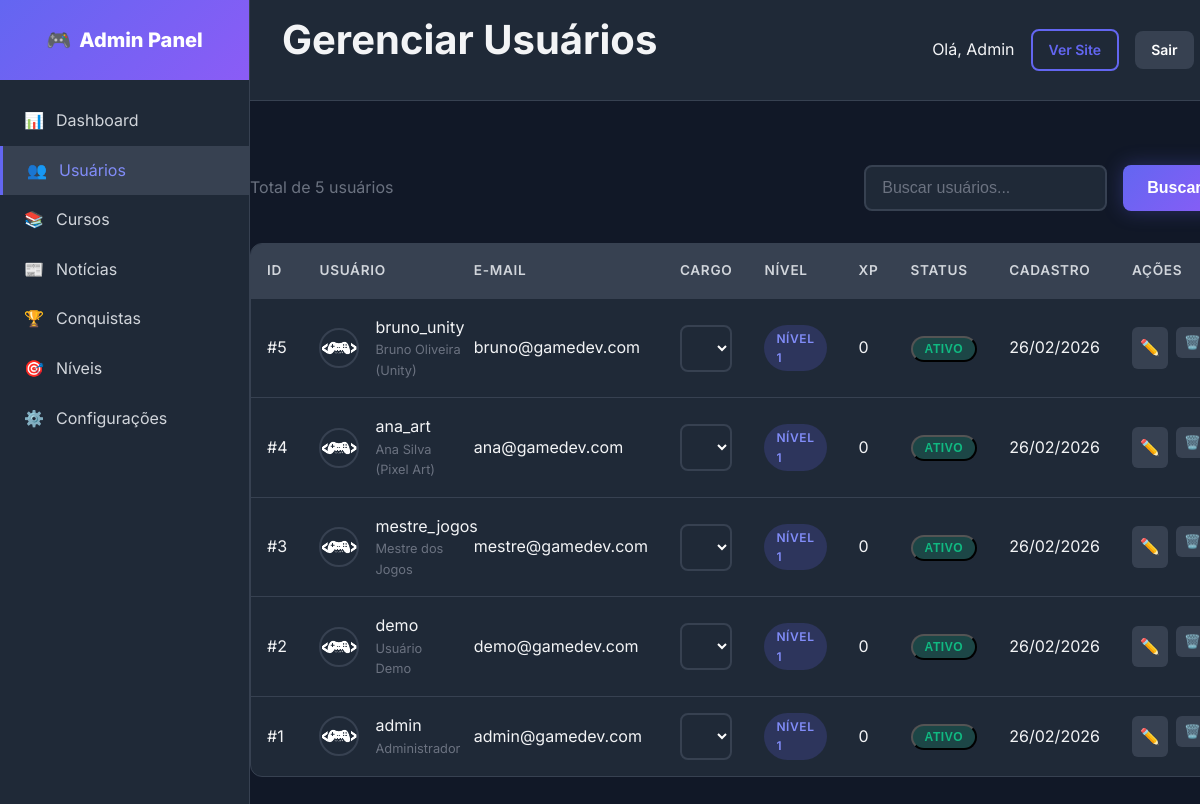
Screenshot of /admin/users/users.php (signed in) with the database file from the repository.
### tables this page shows
CREATE TABLE `users` (
    `id`                        INT UNSIGNED       NOT NULL AUTO_INCREMENT,
    `name`                      VARCHAR(100)       NOT NULL                          COMMENT 'Nome de exibição',
    `full_name`                 VARCHAR(200)       DEFAULT NULL                      COMMENT 'Nome completo',
    `first_name`                VARCHAR(100)       DEFAULT NULL                      COMMENT 'Primeiro nome',
    `last_name`                 VARCHAR(100)       DEFAULT NULL                      COMMENT 'Sobrenome',
    `username`                  VARCHAR(50)        NOT NULL                          COMMENT 'Username único',
    `email`                     VARCHAR(150)       NOT NULL                          COMMENT 'Email único para login',
    `password`                  VARCHAR(255)       NOT NULL                          COMMENT 'Hash bcrypt da senha',
    `role`                      ENUM('student','instructor','admin','super_admin')
                                                   NOT NULL DEFAULT 'student'        COMMENT 'Papel do usuário',
    `avatar`                    VARCHAR(500)       DEFAULT NULL                      COMMENT 'URL da foto de perfil',
    `bio`                       TEXT               DEFAULT NULL                      COMMENT 'Biografia',
    `phone`                     VARCHAR(20)        DEFAULT NULL                      COMMENT 'Telefone com DDD',
    `website`                   VARCHAR(255)       DEFAULT NULL                      COMMENT 'Site pessoal',
    `social_github`             VARCHAR(255)       DEFAULT NULL,
    `social_linkedin`           VARCHAR(255)       DEFAULT NULL,
    `social_twitter`            VARCHAR(255)       DEFAULT NULL,
    `social_youtube`            VARCHAR(255)       DEFAULT NULL,
    `specialization`            VARCHAR(255)       DEFAULT NULL                      COMMENT 'Área de especialização',
    `total_points`              INT UNSIGNED       NOT NULL DEFAULT 0                COMMENT 'Cache pontos gamificação',
    `xp_total`                  INT UNSIGNED       NOT NULL DEFAULT 0                COMMENT 'XP total do usuário',
    `coins`                     INT UNSIGNED       NOT NULL DEFAULT 0                COMMENT 'Moedas do usuário',
    `level`                     INT UNSIGNED       NOT NULL DEFAULT 1                COMMENT 'Nível atual do usuário',
    `streak_days`               INT UNSIGNED       NOT NULL DEFAULT 0                COMMENT 'Dias seguidos de atividade',
    `last_activity`             DATE               DEFAULT NULL                      COMMENT 'Data da última atividade',
    `email_verified_at`         TIMESTAMP          NULL DEFAULT NULL,
    `email_verification_token`  VARCHAR(100)       DEFAULT NULL,
    `password_reset_token`      VARCHAR(100)       DEFAULT NULL,
    `password_reset_expires`    TIMESTAMP          NULL DEFAULT NULL,
    `two_factor_secret`         VARCHAR(255)       DEFAULT NULL,
    `two_factor_enabled`        TINYINT(1)         NOT NULL DEFAULT 0,
    `last_login_at`             TIMESTAMP          NULL DEFAULT NULL,
    `last_login_ip`             VARCHAR(45)        DEFAULT NULL,
    `is_active`                 TINYINT(1)         NOT NULL DEFAULT 1,
    `status`                    ENUM('active','inactive','banned','pending')
                                                   NOT NULL DEFAULT 'active'        COMMENT 'Status do usuário',
    `preferences`               JSON               DEFAULT NULL,
    `created_at`                TIMESTAMP          NOT NULL DEFAULT CURRENT_TIMESTAMP,
    `updated_at`                TIMESTAMP          NOT NULL DEFAULT CURRENT_TIMESTAMP ON UPDATE CURRENT_TIMESTAMP,

    PRIMARY KEY (`id`),
    UNIQUE KEY `uk_users_email` (`email`),
    UNIQUE KEY `uk_users_username` (`username`),
    KEY `idx_users_role` (`role`),
    KEY `idx_users_active` (`is_active`),
    KEY `idx_users_status` (`status`),
    KEY `idx_users_created` (`created_at`),
    KEY `idx_users_points` (`total_points` DESC)
);

### includes/functions.php (called while the page is built, shortened)
<?php
if (!function_exists('url')) {
    function url(string $path = ''): string {
        $baseUrl = defined('BASE_URL') ? BASE_URL : 'http://localhost/gamedev-academy/';
        return rtrim($baseUrl, '/') . '/' . ltrim($path, '/');
    }
}
if (!function_exists('asset')) {
    function asset(string $path): string {
        $path = ltrim($path, '/');
        $protocol = (!empty($_SERVER['HTTPS']) && $_SERVER['HTTPS'] === 'on') ? 'https://' : 'http://';
        $host = $_SERVER['HTTP_HOST'] ?? 'localhost';
        $scriptName = $_SERVER['SCRIPT_NAME'];
        $pathParts = explode('/', trim($scriptName, '/'));
        $projectFolder = $pathParts[0] ?? '';
        if (!empty($projectFolder) && $projectFolder !== 'index.php') {
            return $protocol . $host . '/' . $projectFolder . '/assets/' . $path;
        }
        return $protocol . $host . '/assets/' . $path;
    }
}
if (!function_exists('escape')) {
    function escape(?string $string): string {
        return htmlspecialchars($string, ENT_QUOTES | ENT_HTML5, 'UTF-8');
    }
}
if (!function_exists('formatDate')) {
    function formatDate(?string $date, string $format = 'd/m/Y'): string {
        $timestamp = is_numeric($date) ? $date : strtotime($date);
        return date($format, $timestamp);
    }
}
if (!function_exists('getUserAvatar')) {
    function getUserAvatar(?string $avatar = null, string $username = '', int $size = 200): string {
        return asset('images/avatars/default.png');
    }
}
if (!function_exists('getAvatar')) {
    function getAvatar(?string $avatar = null, string $username = ''): string {
        return getUserAvatar($avatar, $username);
    }
}
?>

### classes/Database.php (called while the page is built, shortened)
<?php
class Database {
    private static $instance = null;
    private $pdo;
    private function __construct() {
        try {
            $dsn = "mysql:host=" . DB_HOST . ";dbname=" . DB_NAME . ";charset=" . DB_CHARSET;
            $options = [
                PDO::ATTR_ERRMODE => PDO::ERRMODE_EXCEPTION,
                PDO::ATTR_DEFAULT_FETCH_MODE => PDO::FETCH_ASSOC,
                PDO::ATTR_EMULATE_PREPARES => false,
            ];
            $this->pdo = new PDO($dsn, DB_USER, DB_PASS, $options);
        } catch (PDOException $e) {
            die("Erro de conexão: " . $e->getMessage());
        }
    }
    public static function getInstance(): self {
        if (self::$instance === null) {
            self::$instance = new self();
        }
        return self::$instance;
    }
    public function query(string $sql, array $params = []): PDOStatement {
        $stmt = $this->pdo->prepare($sql);
        $stmt->execute($params);
        return $stmt;
    }
    public function fetch(string $sql, array $params = []): ?array {
        return $this->query($sql, $params)->fetch() ?: null;
    }
    public function fetchAll(string $sql, array $params = []): array {
        return $this->query($sql, $params)->fetchAll();
    }
}

### classes/Auth.php (called while the page is built, shortened)
<?php
require_once __DIR__ . '/Database.php';
require_once __DIR__ . '/User.php';
class Auth {
    private $user;
    public function __construct() {
        $this->user = new User();
    }
    public function isLoggedIn(): bool {
        if (isset($_SESSION['user_id'])) {
            return true;
        }
        return false;
    }
    public function getCurrentUser(): ?array {
        return $this->user->find($_SESSION['user_id']);
    }
    public function isAdmin(): bool {
        $user = $this->getCurrentUser();
        return $user && $user['role'] === 'admin';
    }
    public function requireAdmin(): void {
        if (!$this->isAdmin()) {
            header('Location: ' . SITE_URL . '/user/');
            exit;
        }
    }
}

### classes/User.php (called while the page is built, shortened)
<?php
class User {
    private $db;
    public function __construct() {
        $this->db = Database::getInstance();
    }
    public function find(int $id): ?array {
        return $this->db->fetch("SELECT * FROM users WHERE id = ?", [$id]);
    }
    public function getAll(int $limit = 50, int $offset = 0): array {
        return $this->db->fetchAll(
            "SELECT * FROM users ORDER BY created_at DESC LIMIT ? OFFSET ?",
            [$limit, $offset]
        );
    }
    public function count(): int {
        $result = $this->db->fetch("SELECT COUNT(*) as total FROM users");
        return (int) $result['total'];
    }
}

### admin/users/users.php (the view, shortened to what this page needs)
<?php
$pageTitle = 'Gerenciar Usuários';
include '../includes/header.php';
$userModel = new User();
$db = Database::getInstance();
$search = $_GET['search'] ?? '';
$page = max(1, intval($_GET['page'] ?? 1));
$perPage = 20;
$offset = ($page - 1) * $perPage;
if ($search) {
    $users = $db->fetchAll(
        "SELECT * FROM users
         WHERE username LIKE ? OR email LIKE ? OR full_name LIKE ?
         ORDER BY created_at DESC
         LIMIT ? OFFSET ?",
        ["%$search%", "%$search%", "%$search%", $perPage, $offset]
    );
    $total = $db->fetch(
        "SELECT COUNT(*) as total FROM users
         WHERE username LIKE ? OR email LIKE ? OR full_name LIKE ?",
        ["%$search%", "%$search%", "%$search%"]
    )['total'];
} else {
    $users = $userModel->getAll($perPage, $offset);
    $total = $userModel->count();
}
?>
<div class="d-flex justify-between align-center mb-4">
    <div>
        <p class="text-muted">Total de <?= $total ?> usuários</p>
    </div>
    <form method="GET" class="d-flex gap-2">
        <input type="text" name="search" class="form-control input-search-width"
               placeholder="Buscar usuários..."
               value="<?= escape($search) ?>">
        <button type="submit" class="btn btn-primary">Buscar</button>
    </form>
</div>
<div class="admin-table-container">
    <table class="admin-table">
        <thead>
            <tr>
                <th>ID</th>
                <th>Usuário</th>
                <th>E-mail</th>
                <th>Cargo</th>
                <th>Nível</th>
                <th>XP</th>
                <th>Status</th>
                <th>Cadastro</th>
                <th>Ações</th>
            </tr>
        </thead>
        <tbody>
            <?php foreach ($users as $user): ?>
            <tr>
                <td>#<?= $user['id'] ?></td>
                <td>
                    <div class="d-flex align-center gap-2">
                        <img src="<?= getAvatar($user['avatar']) ?>" alt="" class="avatar">
                        <div>
                            <div><?= escape($user['username']) ?></div>
                            <div style="font-size: 0.8rem; color: var(--gray-500);">
                                <?= escape($user['full_name']) ?>
                            </div>
                        </div>
                    </div>
                </td>
                <td><?= escape($user['email']) ?></td>
                <td>
                    <form method="POST" class="d-inline">
                        <select name="role" onchange="this.form.submit()" class="form-control form-select-sm">
                            <option value="student" <?= $user['role'] === 'student' ? 'selected' : '' ?>>Estudante</option>
                            <option value="instructor" <?= $user['role'] === 'instructor' ? 'selected' : '' ?>>Instrutor</option>
                            <option value="admin" <?= $user['role'] === 'admin' ? 'selected' : '' ?>>Admin</option>
                        </select>
                    </form>
                </td>
                <td>
                    <span class="badge badge-primary">Nível <?= $user['level'] ?></span>
                </td>
                <td><?= number_format($user['xp_total']) ?></td>
                <td>
                    <form method="POST" class="d-inline">
                        <?php if ($user['is_active']): ?>
                            <button type="submit" class="badge badge-success btn-unstyled">
                                Ativo
                            </button>
                        <?php else: ?>
                            <button type="submit" class="badge badge-danger btn-unstyled">
                                Inativo
                            </button>
                        <?php endif; ?>
                    </form>
                </td>
                <td><?= formatDate($user['created_at']) ?></td>
                <td>
                    <div class="admin-actions">
                        <a href="<?= url('admin/users/user-edit.php?id=' . $user['id']) ?>"
                           class="btn-action edit" title="Editar">✏️</a>
                        <form method="POST" class="d-inline" onsubmit="return confirm('Tem certeza que deseja excluir este usuário? Esta ação não pode ser desfeita.');">
                            <button type="submit" class="btn-action delete" title="Deletar">🗑️</button>
                        </form>
                    </div>
                </td>
            </tr>
            <?php endforeach; ?>
        </tbody>
    </table>
</div>
<?php include '../includes/footer.php'; ?>

### admin/includes/header.php (shortened to what this page needs)
<?php
require_once __DIR__ . '/../../config/database.php';
require_once __DIR__ . '/../../classes/Database.php';
require_once __DIR__ . '/../../classes/User.php';
require_once __DIR__ . '/../../classes/Auth.php';
require_once __DIR__ . '/../../classes/News.php';
require_once __DIR__ . '/../../includes/functions.php';
require_once __DIR__ . '/../../includes/editorjs-loader.php';
$auth = new Auth();
$auth->requireAdmin();
$currentUser = $auth->getCurrentUser();
?>
<!DOCTYPE html>
<html lang="pt-BR">
<head>
    <link rel="stylesheet" href="<?= asset('css/main.css') ?>">
    <link rel="stylesheet" href="<?= asset('css/admin.css') ?>">
<?php
    if (class_exists('EditorJSLoader')) {
        EditorJSLoader::renderStyles();
    }
?>
</head>
<body>
    <div class="admin-layout">
        <?php include __DIR__ . '/sidebar.php'; ?>
        <main class="admin-main">
            <div class="admin-header">
                <h1><?= $pageTitle ?? 'Dashboard' ?></h1>
                <div class="d-flex align-center gap-2">
                    <span>Olá, <?= escape($currentUser['name']) ?></span>
                    <a href="<?= url() ?>" class="btn btn-sm btn-outline">Ver Site</a>
                    <a href="<?= url('logout.php') ?>" class="btn btn-sm btn-secondary">Sair</a>
                </div>
            </div>
            <div class="admin-content"></div>

### rows the page displays
users: name "Admin", id "1", username "admin", full_name "Administrador", email "admin@gamedev.com", role "Admin", level "1", xp_total "0", is_active "ATIVO", created_at "26/02/2026"
users: id "5", username "bruno_unity", full_name "Bruno Oliveira (Unity)", email "bruno@gamedev.com", role "Instrutor", level "1", xp_total "0", is_active "ATIVO", created_at "26/02/2026"
users: id "4", username "ana_art", full_name "Ana Silva (Pixel Art)", email "ana@gamedev.com", role "Instrutor", level "1", xp_total "0", is_active "ATIVO", created_at "26/02/2026"
users: id "3", username "mestre_jogos", full_name "Mestre dos Jogos", email "mestre@gamedev.com", role "Instrutor", level "1", xp_total "0", is_active "ATIVO", created_at "26/02/2026"
users: id "2", username "demo", full_name "Usuário Demo", email "demo@gamedev.com", role "Estudante", level "1", xp_total "0", is_active "ATIVO", created_at "26/02/2026"

### other values shown
$pageTitle "Gerenciar Usuários"
$total "5"
